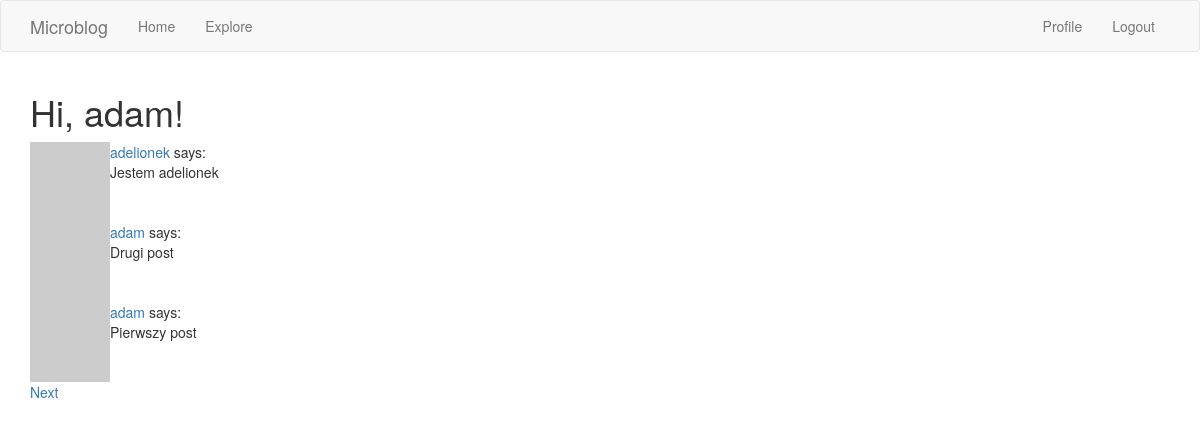
Screenshot of /explore (signed in) with the database file from the repository.
### app/models.py (models this page shows, shortened)
class User(db.Model, UserMixin):
    id = db.Column(db.Integer, primary_key=True)
    username = db.Column(db.String(64), index=True, unique=True)
    email = db.Column(db.String(120), index=True, unique=True)
    password_hash = db.Column(db.String(128))
    posts = db.relationship('Post', backref='author', lazy='dynamic')
    about_me = db.Column(db.String(140))
    last_seen = db.Column(db.DateTime, default=datetime.utcnow)
    followed = db.relationship(
        'User', secondary=followers,
        primaryjoin=(followers.c.follower_id == id),
        secondaryjoin=(followers.c.followed_id == id),
        backref=db.backref('followers', lazy='dynamic'), lazy='dynamic') # user1.follow(user2) -->  user2.followers()
    def avatar(self, size):
        digest = md5(self.email.lower().encode('utf-8')).hexdigest()
        return 'https://www.gravatar.com/avatar/{}?d=identicon&s={}'.format(digest, size)

class Post(db.Model):
    id = db.Column(db.Integer, primary_key=True)
    body = db.Column(db.String(140))
    timestamp = db.Column(db.DateTime, index=True, default=datetime.utcnow)
    user_id = db.Column(db.Integer, db.ForeignKey('user.id'))

### app/routes.py (the view)
@app.route('/explore')
@login_required
def explore():
    page = request.args.get('page', 1, type=int)
    posts = Post.query.order_by(Post.timestamp.desc()).paginate(
        page, app.config['POSTS_PER_PAGE'], False
    )
    next_url=url_for('explore', page=posts.next_num) \
        if posts.has_next else None
    prev_url=url_for('explore', page=posts.prev_num) \
        if posts.has_prev else None
    return render_template('index.html', title='Explore', posts=posts.items, prev_url=prev_url, next_url=next_url)

### app/models.py (called while the page is built)
@login.user_loader  # callback for current_user
def load_user(id):
    return User.query.get(int(id))  # puts the user in db session, gets it by primary key

### app/routes.py (called while the page is built)
@app.before_request
def before_request():
    if current_user.is_authenticated:
        current_user.last_seen = datetime.utcnow()
        db.session.commit()

### app/Templates/index.html (shortened to what this page needs)
{% extends "base.html" %}
{% block app_content %}
    <h1>Hi, {{ current_user.username }}!</h1>
    {% for post in posts %}
        {% if post %}
            {% include '_post.html' %}
        {% endif %}
    {% endfor %}
    {% if next_url %}
        <a href="{{ next_url }}">Next</a>
    {% endif%}
{% endblock %}

### app/Templates/_post.html (shortened to what this page needs)
<table>
    <tr valign="top">
        <td><img src="{{ post.author.avatar(36) }}"></td>
        <td>
            <a href="{{ url_for('user', username=post.author.username) }}">
                {{ post.author.username }}
            </a>
             says: <br>{{ post.body }}
        </td>
    </tr>
</table>

### rows the page displays
User: username "adam"
Post: author.username "adelionek", body "Jestem adelionek"
Post: author.username "adam", body "Drugi post"
Post: author.username "adam", body "Pierwszy post"
